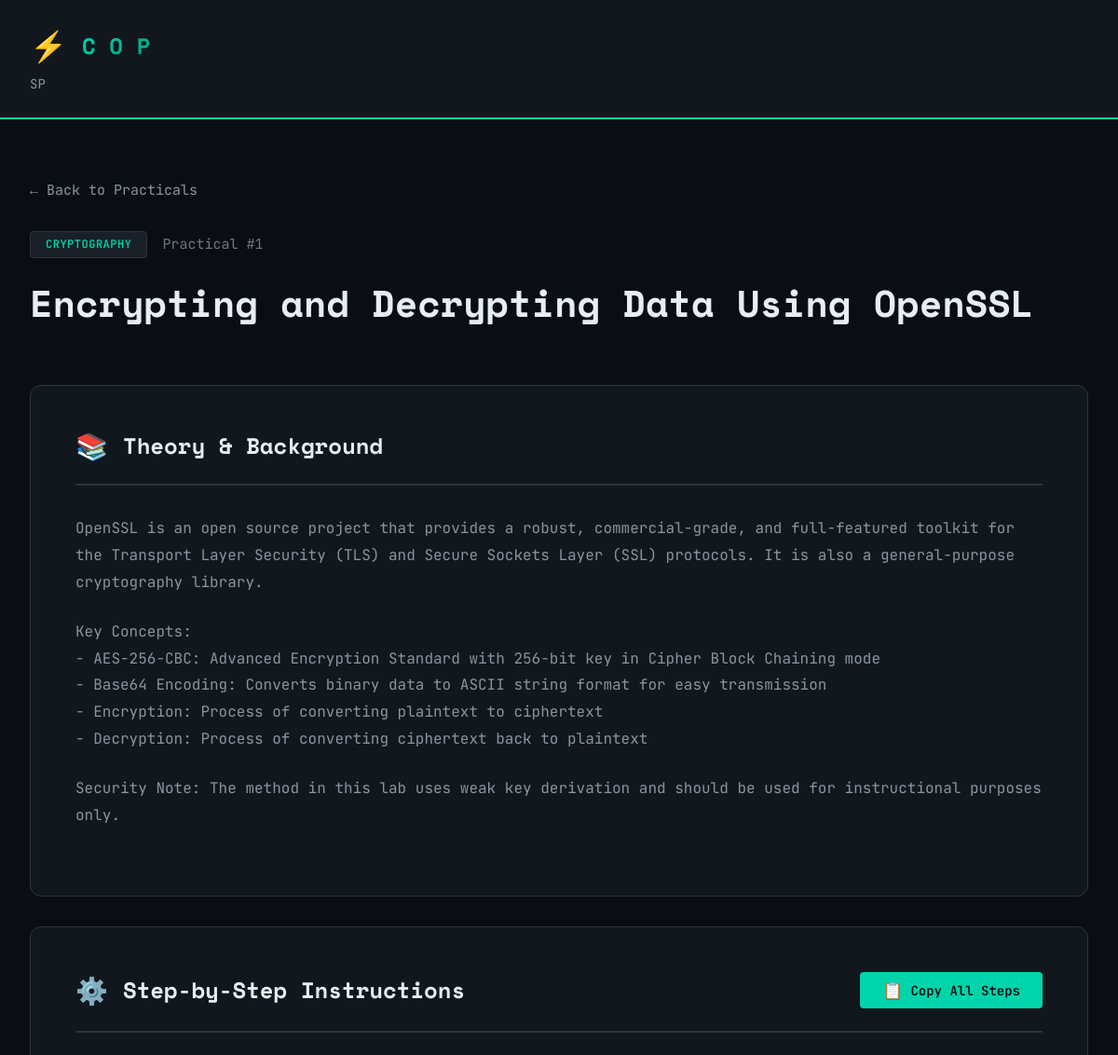
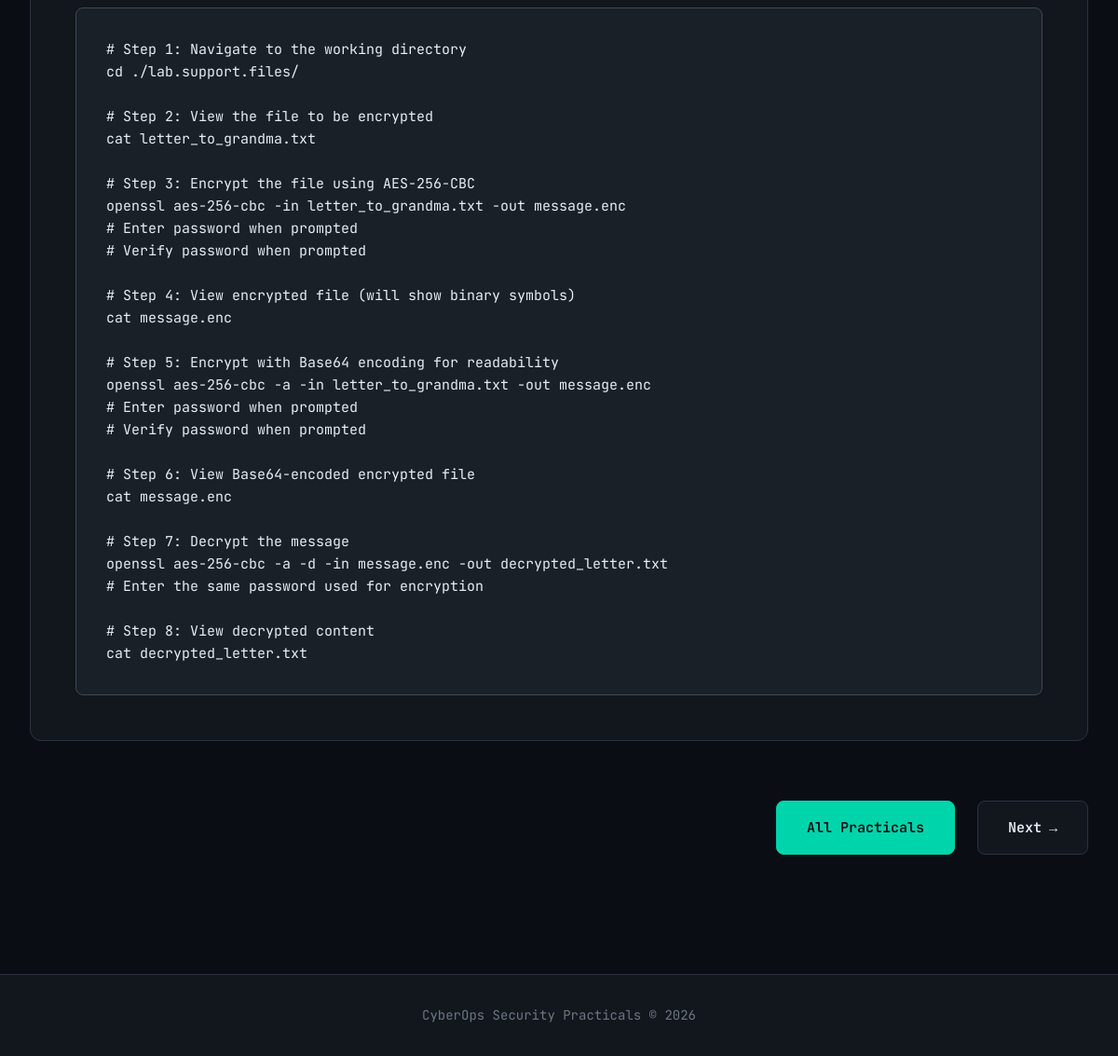
Screenshot of /practical/1 with the database file from the repository (2 pictures, top to bottom).
### tables this page shows
CREATE TABLE practicals (
            id INTEGER PRIMARY KEY AUTOINCREMENT,
            title TEXT NOT NULL,
            category TEXT NOT NULL,
            theory TEXT NOT NULL,
            steps TEXT NOT NULL
        );

### app.py (the view)
@app.route('/practical/<int:practical_id>')
def practical(practical_id):
    conn = get_db()
    cursor = conn.cursor()
    cursor.execute('SELECT * FROM practicals WHERE id = ?', (practical_id,))
    practical = cursor.fetchone()
    conn.close()
    if practical is None:
        return "Practical not found", 404
    return render_template('practical.html', practical=practical)

### app.py (called while the page is built)
def get_db():
    conn = sqlite3.connect(DATABASE)
    conn.row_factory = sqlite3.Row
    return conn

### templates/practical.html (shortened to what this page needs)
{% extends "base.html" %}
{% block content %}
<div class="container">
    <div class="breadcrumb">
        <a href="/">← Back to Practicals</a>
    </div>
    <div class="practical-header">
        <div class="header-meta">
            <span class="category-badge">{{ practical['category'] }}</span>
            <span class="practical-id">Practical #{{ practical['id'] }}</span>
        </div>
        <h1 class="practical-title">{{ practical['title'] }}</h1>
    </div>
    <div class="practical-content">
        <section class="content-section">
            <div class="section-header">
                <h2 class="section-title">
                    <span class="section-icon">📚</span>
                    Theory & Background
                </h2>
            </div>
            <div class="section-body theory-content">
                {{ practical['theory']|replace('\n\n', '</p><p>')|replace('\n', '<br>')|safe }}
            </div>
        </section>
        <section class="content-section">
            <div class="section-header">
                <h2 class="section-title">
                    <span class="section-icon">⚙️</span>
                    Step-by-Step Instructions
                </h2>
                <button class="copy-btn" onclick="copySteps()">
                    <span class="copy-icon">📋</span>
                    <span class="copy-text">Copy All Steps</span>
                </button>
            </div>
            <div class="section-body">
                <pre class="steps-content" id="steps-content">{{ practical['steps'] }}</pre>
            </div>
        </section>
    </div>
    <div class="practical-navigation">
        {% if practical['id'] > 1 %}
        <a href="/practical/{{ practical['id'] - 1 }}" class="nav-btn nav-prev">
            <span class="nav-arrow">←</span>
            <span class="nav-label">Previous</span>
        </a>
        {% else %}
        <div class="nav-spacer"></div>
        {% endif %}
        <a href="/" class="nav-btn nav-home">
            <span class="nav-label">All Practicals</span>
        </a>
        {% if practical['id'] < 9 %}
        <a href="/practical/{{ practical['id'] + 1 }}" class="nav-btn nav-next">
            <span class="nav-label">Next</span>
            <span class="nav-arrow">→</span>
        </a>
        {% else %}
        <div class="nav-spacer"></div>
        {% endif %}
    </div>
</div>
{% endblock %}

### static/css/style.css (style rules this page uses)
* { margin: 0; padding: 0; box-sizing: border-box; }
:root { --bg-primary: #0a0e14; --bg-secondary: #12171e; --bg-tertiary: #1a2028; --bg-elevated: #1e2530; --text-primary: #e6edf3; --text-secondary: #8b949e; --text-muted: #6e7681; --accent-primary: #00d4aa; --accent-secondary: #00b894; --accent-tertiary: #00a080; --border-color: #2d333b; --border-bright: #404854; --success: #3fb950; --warning: #d29922; --error: #f85149; --cat-crypto: #ff6b6b; --cat-network: #4ecdc4; --cat-forensics: #95e1d3; --cat-analysis: #f38181; --cat-log: #ffd93d; --cat-siem: #6bcf7f; --cat-analytics: #a29bfe; --cat-processing: #fd79a8; --font-mono: 'JetBrains Mono', 'Courier New', monospace; --font-display: 'Space Mono', monospace; --spacing-xs: 0.25rem; --spacing-sm: 0.5rem; --spacing-md: 1rem; --spacing-lg: 1.5rem; --spacing-xl: 2rem; --spacing-2xl: 3rem; --spacing-3xl: 4rem; --radius-sm: 4px; --radius-md: 8px; --radius-lg: 12px; --transition-fast: 0.15s ease; --transition-base: 0.3s ease; --transition-slow: 0.5s ease; }
body { font-family: var(--font-mono); background: var(--bg-primary); color: var(--text-primary); line-height: 1.6; font-size: 15px; min-height: 100vh; display: flex; flex-direction: column; }
h1, h2, h3, h4, h5, h6 { font-family: var(--font-display); font-weight: 700; line-height: 1.2; margin-bottom: var(--spacing-md); }
a { color: var(--accent-primary); text-decoration: none; transition: color var(--transition-fast); }
.container { max-width: 1400px; margin: 0 auto; padding: 0 var(--spacing-xl); }
.category-badge { background: var(--bg-tertiary); color: var(--accent-primary); padding: var(--spacing-xs) var(--spacing-md); border-radius: var(--radius-sm); font-size: 0.75rem; font-weight: 600; text-transform: uppercase; letter-spacing: 0.5px; border: 1px solid var(--border-color); }
.breadcrumb { margin-bottom: var(--spacing-xl); }
.breadcrumb a { color: var(--text-secondary); font-size: 0.9375rem; display: inline-flex; align-items: center; gap: var(--spacing-sm); transition: color var(--transition-fast); }
.practical-header { margin-bottom: var(--spacing-3xl); }
.header-meta { display: flex; align-items: center; gap: var(--spacing-md); margin-bottom: var(--spacing-lg); }
.practical-id { color: var(--text-muted); font-size: 0.9375rem; }
.practical-title { font-size: 2.5rem; color: var(--text-primary); }
.content-section { background: var(--bg-secondary); border: 1px solid var(--border-color); border-radius: var(--radius-lg); padding: var(--spacing-2xl); margin-bottom: var(--spacing-xl); }
.section-header { display: flex; justify-content: space-between; align-items: center; margin-bottom: var(--spacing-xl); padding-bottom: var(--spacing-lg); border-bottom: 2px solid var(--border-color); }
.section-title { display: flex; align-items: center; gap: var(--spacing-md); font-size: 1.5rem; color: var(--text-primary); margin: 0; }
.section-icon { font-size: 1.75rem; }
.section-body { position: relative; }
.theory-content { color: var(--text-secondary); line-height: 1.8; font-size: 1rem; }
.theory-content p { margin-bottom: var(--spacing-lg); }
.steps-content { background: var(--bg-tertiary); border: 1px solid var(--border-bright); border-radius: var(--radius-md); padding: var(--spacing-xl); overflow-x: auto; font-family: var(--font-mono); font-size: 0.9375rem; line-height: 1.6; color: var(--text-primary); white-space: pre-wrap; word-wrap: break-word; }
.copy-btn { display: inline-flex; align-items: center; gap: var(--spacing-sm); padding: var(--spacing-sm) var(--spacing-lg); background: var(--accent-primary); color: var(--bg-primary); border: none; border-radius: var(--radius-sm); font-family: var(--font-mono); font-size: 0.875rem; font-weight: 600; cursor: pointer; transition: all var(--transition-fast); }
.copy-icon { font-size: 1.125rem; }
.practical-navigation { display: flex; justify-content: space-between; gap: var(--spacing-lg); margin-top: var(--spacing-3xl); }
.nav-btn { display: inline-flex; align-items: center; gap: var(--spacing-sm); padding: var(--spacing-md) var(--spacing-xl); background: var(--bg-secondary); border: 1px solid var(--border-color); border-radius: var(--radius-md); color: var(--text-primary); font-weight: 600; transition: all var(--transition-fast); }
.nav-arrow { transition: transform var(--transition-fast); }
.nav-home { background: var(--accent-primary); color: var(--bg-primary); border-color: var(--accent-primary); }
.nav-spacer { flex: 1; }

### rows the page displays
practicals: category "CRYPTOGRAPHY", id "1", title "Encrypting and Decrypting Data Using OpenSSL", theory "OpenSSL is an open source project that provides a robust, commercial-grade, and full-featured toolkit for the Transport Layer Security (TLS) and Secure Sockets Layer (SSL) protocols. It is also a general-purpose cryptography library. Key Concepts: - AES-256-CBC: Advanced Encryption Standard with 256-bit key in Cipher Block Chaining mode - Base64 Encoding: Converts binary data to ASCII string format for easy transmission - Encryption: Process of converting plaintext to ciphertext - Decryption: Process of converting ciphertext back to plaintext Security Note: The method in this lab uses weak key derivation and should be used for instructional purposes only.", steps "# Step 1: Navigate to the working directory cd ./lab.support.files/ # Step 2: View the file to be encrypted cat letter_to_grandma.txt # Step 3: Encrypt the file using AES-256-CBC openssl aes-256-cbc -in letter_to_grandma.txt -out message.enc # Enter password when prompted # Verify password when prompted # Step 4: View encrypted file (will show binary symbols) cat message.enc # Step 5: Encrypt with Base64 encoding for readability openssl aes-256-cbc -a -in letter_to_grandma.txt -out message.enc # Enter password when prompted # Verify password when prompted # Step 6: View Base64-encoded encrypted file cat message.enc # Step 7: Decrypt the message openssl aes-256-cbc -a -d -in message.enc -out…"
